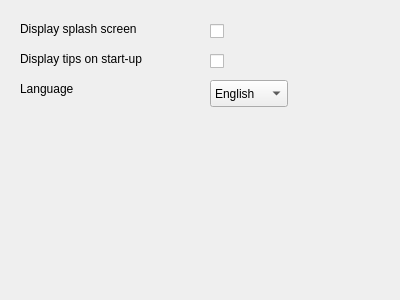
<?xml version="1.0" encoding="UTF-8"?>
<ui version="4.0">
 <class>InterfaceCfg_IDEGeneral</class>
 <widget class="QWidget" name="InterfaceCfg_IDEGeneral">
  <property name="geometry">
   <rect>
    <x>0</x>
    <y>0</y>
    <width>400</width>
    <height>300</height>
   </rect>
  </property>
  <property name="windowTitle">
   <string>Form</string>
  </property>
  <widget class="QLabel" name="label">
   <property name="geometry">
    <rect>
     <x>20</x>
     <y>80</y>
     <width>81</width>
     <height>17</height>
    </rect>
   </property>
   <property name="text">
    <string>Language</string>
   </property>
  </widget>
  <widget class="QComboBox" name="cmbLanguage">
   <property name="geometry">
    <rect>
     <x>210</x>
     <y>80</y>
     <width>78</width>
     <height>27</height>
    </rect>
   </property>
   <item>
    <property name="text">
     <string>English</string>
    </property>
   </item>
  </widget>
  <widget class="QLabel" name="label_2">
   <property name="geometry">
    <rect>
     <x>20</x>
     <y>50</y>
     <width>161</width>
     <height>17</height>
    </rect>
   </property>
   <property name="text">
    <string>Display tips on start-up</string>
   </property>
  </widget>
  <widget class="QLabel" name="label_3">
   <property name="geometry">
    <rect>
     <x>20</x>
     <y>20</y>
     <width>191</width>
     <height>17</height>
    </rect>
   </property>
   <property name="text">
    <string>Display splash screen</string>
   </property>
  </widget>
  <widget class="QCheckBox" name="chckTips">
   <property name="geometry">
    <rect>
     <x>210</x>
     <y>50</y>
     <width>97</width>
     <height>22</height>
    </rect>
   </property>
   <property name="text">
    <string/>
   </property>
  </widget>
  <widget class="QCheckBox" name="chckSplash">
   <property name="geometry">
    <rect>
     <x>210</x>
     <y>20</y>
     <width>97</width>
     <height>22</height>
    </rect>
   </property>
   <property name="text">
    <string/>
   </property>
  </widget>
 </widget>
 <resources/>
 <connections/>
</ui>
